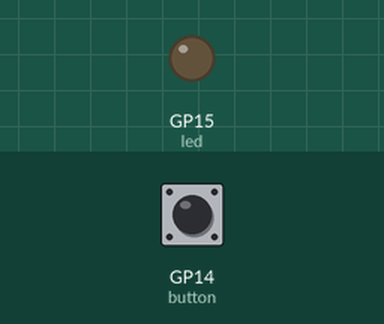
The program below on a simulated Raspberry Pi Pico running MicroPython. Shown: output pins drawn as LEDs (lit = HIGH). The test bench sets the inputs (shaded band); at power-on: GP14 (button) HIGH.

Above: at 1.2 s.
1.3 s: GP14 (button) pulled LOW for 0.15 s
At 1.37 s:
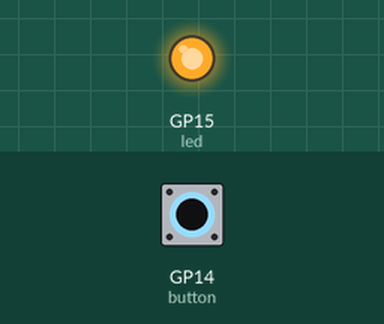
2.9 s: GP14 (button) pulled LOW for 3.2 s
At 6.9 s:
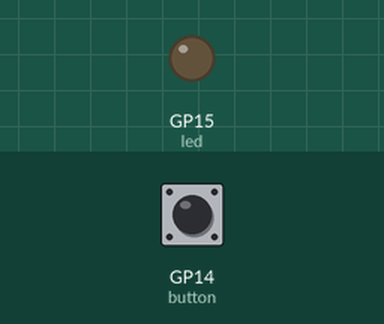
Timing chart, 0 to 8.4 s (numbered marks = the images above; inputs shaded):
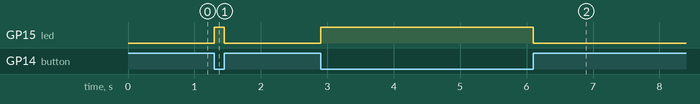

Measured:
- after the input at 1.3 s, GP15 (led): LOW → HIGH at once, → LOW 0.15 s later
- after the input at 2.9 s, GP15 (led): LOW → HIGH at once, → LOW 3.2 s later

The program:

lesson8_2.py
```python
from machine import Pin
from time import sleep

btn_pin =14
led_pin =15

button =Pin(btn_pin,Pin.IN,Pin.PULL_UP)
led = Pin(led_pin,Pin.OUT)

while True:
    if button.value() == 1 :
        led.off()
        #print("沒按")
    else:
        led.on()
        #print("按下")
    #sleep(1)
```
